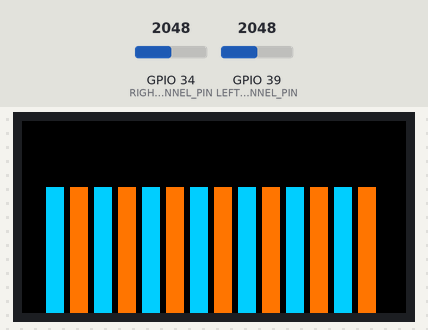
This sketch was run on a simulated ESP32. Shown: 64×32 colour display. The inputs (shaded band) are chosen by the test bench; at power-on: GPIO 34 (RIGHT_CHANNEL_PIN) = 2048, GPIO 39 (LEFT_CHANNEL_PIN) = 2048.

Above: at 1.2 s.
1.3 s: GPIO 34 (RIGHT_CHANNEL_PIN) set to 2866
At 2.5 s:
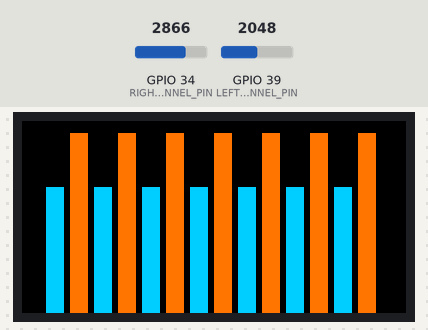
2.8 s: GPIO 39 (LEFT_CHANNEL_PIN) set to 2866
At 3.7 s:
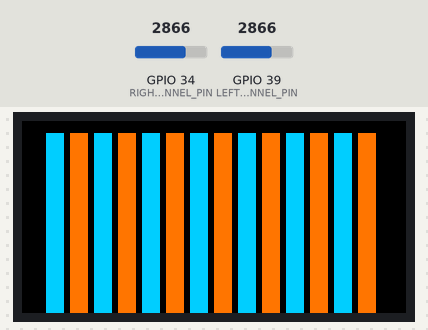
4.3 s: GPIO 34 (RIGHT_CHANNEL_PIN) set to 3040
At 5.5 s:
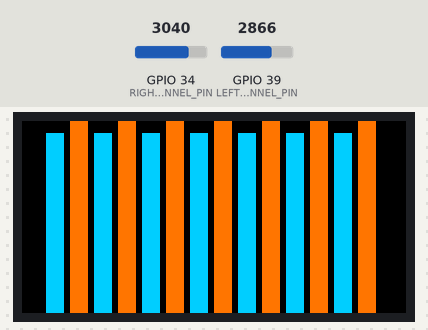
5.8 s: GPIO 39 (LEFT_CHANNEL_PIN) set to 3040
At 6.3 s:
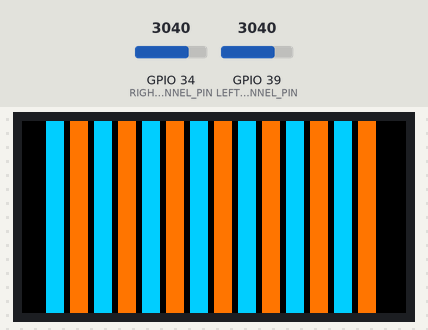
7.3 s: GPIO 34 (RIGHT_CHANNEL_PIN) set to 2960
At 8.1 s:
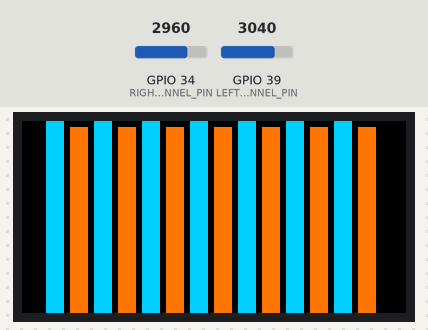
10.3 s: GPIO 39 (LEFT_CHANNEL_PIN) set to 2960
At 10.9 s:
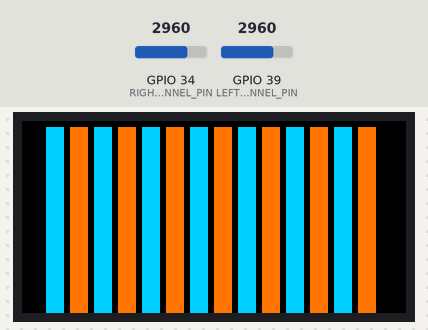
Timing chart, 0 to 12.8 s (numbered marks = the images above; inputs shaded):
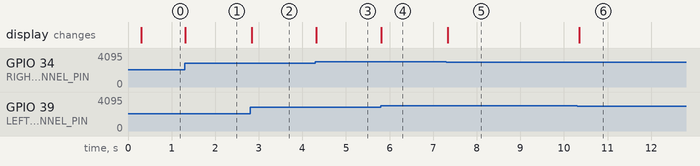

The sketch:

ESP.ino
```cpp
/* Stereo spectrum visualizer for an ESP32, spectrum shield, and 64x32 matrix.
   Adjust DISPLAY_INPUT_MAX to tune bar height for the shield's output level. */
#include <Adafruit_GFX.h>
#include <P3RGB64x32MatrixPanel.h>

P3RGB64x32MatrixPanel ledmatrix(14, 19, 21, 27, 25, 26, 15, 32, 33, 12, 16, 17, 18);

const uint8_t STROBE_PIN = 13;
const uint8_t RESET_PIN = 4;
const uint8_t RIGHT_CHANNEL_PIN = 34;
const uint8_t LEFT_CHANNEL_PIN = 39;
const uint8_t MATRIX_WIDTH = 64;
const uint8_t MATRIX_HEIGHT = 32;
const uint16_t DISPLAY_INPUT_MAX = 3000;
const uint16_t FRAME_INTERVAL_MS = 25;

uint16_t rightLevels[7];
uint16_t leftLevels[7];
unsigned long lastFrameAt = 0;

void readFrequencies() {
  digitalWrite(RESET_PIN, HIGH);
  delayMicroseconds(5);
  digitalWrite(RESET_PIN, LOW);
  digitalWrite(STROBE_PIN, LOW);
  delayMicroseconds(30);

  for (uint8_t band = 0; band < 7; band++) {
    rightLevels[band] = analogRead(RIGHT_CHANNEL_PIN);
    leftLevels[band] = analogRead(LEFT_CHANNEL_PIN);

    digitalWrite(STROBE_PIN, HIGH);
    delayMicroseconds(30);
    digitalWrite(STROBE_PIN, LOW);
    delayMicroseconds(30);
  }
}

uint8_t barHeight(uint16_t level) {
  const long scaled = map(level, 0, DISPLAY_INPUT_MAX, 0, MATRIX_HEIGHT);
  return static_cast<uint8_t>(constrain(scaled, 0, MATRIX_HEIGHT));
}

void drawSpectrum() {
  ledmatrix.fillScreen(ledmatrix.color444(0, 0, 0));

  for (uint8_t band = 0; band < 7; band++) {
    const uint8_t leftHeight = barHeight(leftLevels[band]);
    const uint8_t rightHeight = barHeight(rightLevels[band]);
    const uint8_t leftX = 4 + band * 8;
    const uint8_t rightX = leftX + 4;

    if (leftHeight > 0) {
      ledmatrix.fillRect(leftX, MATRIX_HEIGHT - leftHeight, 3, leftHeight,
                         ledmatrix.color444(0, 12, 15));
    }
    if (rightHeight > 0) {
      ledmatrix.fillRect(rightX, MATRIX_HEIGHT - rightHeight, 3, rightHeight,
                         ledmatrix.color444(15, 7, 0));
    }
  }
}

void setup() {
  Serial.begin(115200);
  ledmatrix.begin();
  ledmatrix.fillScreen(ledmatrix.color444(0, 0, 0));

  pinMode(STROBE_PIN, OUTPUT);
  pinMode(RESET_PIN, OUTPUT);
  pinMode(RIGHT_CHANNEL_PIN, INPUT);
  pinMode(LEFT_CHANNEL_PIN, INPUT);
  digitalWrite(STROBE_PIN, HIGH);
  digitalWrite(RESET_PIN, LOW);
}

void loop() {
  const unsigned long now = millis();
  if (now - lastFrameAt < FRAME_INTERVAL_MS) {
    return;
  }

  lastFrameAt = now;
  readFrequencies();
  drawSpectrum();
}
```

Measured:
- after the input at 1.3 s, the display: changes at once (image 1)
- after the input at 2.8 s, the display: changes at once (image 2)
- after the input at 4.3 s, the display: changes at once (image 3)
- after the input at 5.8 s, the display: changes at once (image 4)
- after the input at 7.3 s, the display: changes at once (image 5)
- after the input at 10.3 s, the display: changes after 0.05 s (image 6)
